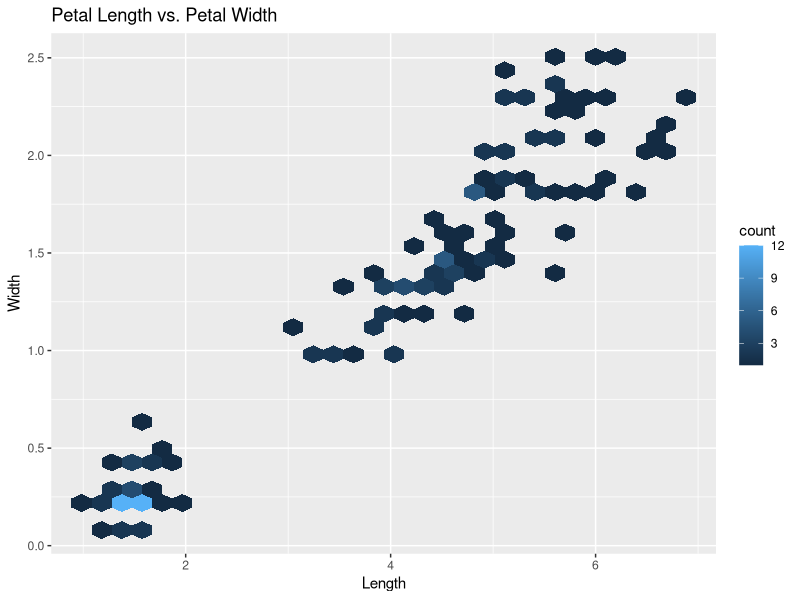

Source code (R):
# install.packages("hexbin")
library(ggplot2)
ggplot(
  data = iris,
  aes(x = Petal.Length, y = Petal.Width)) +
  stat_binhex() +
  ggtitle("Petal Length vs. Petal Width") +
  xlab("Length") +
  ylab("Width")